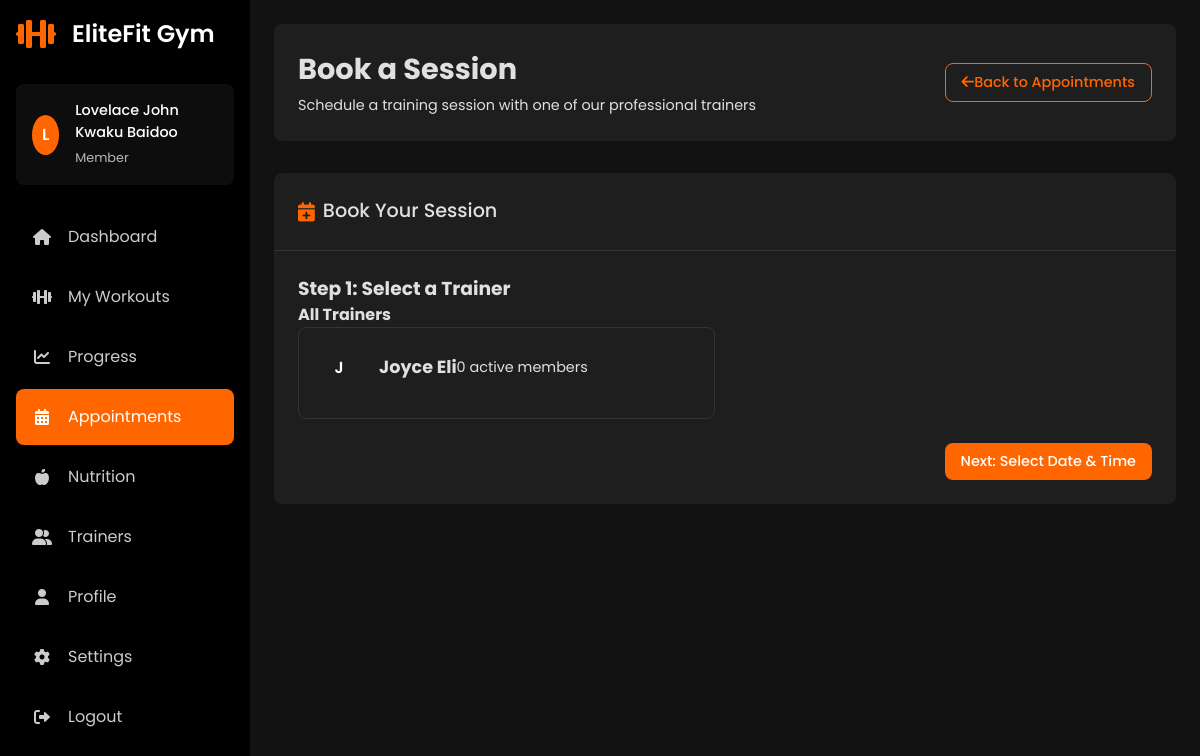
The page /Public/member/book-session.php (signed in) on the database its author committed.
### tables this page shows
CREATE TABLE IF NOT EXISTS `users` (
  `id` int NOT NULL AUTO_INCREMENT,
  `name` varchar(100) NOT NULL,
  `email` varchar(100) NOT NULL,
  `password` varchar(255) NOT NULL,
  `role` enum('Member','Trainer','Admin','EquipmentManager') NOT NULL,
  `experience_level` varchar(50) DEFAULT NULL,
  `fitness_goals` text,
  `preferred_routines` text,
  `created_at` timestamp NULL DEFAULT CURRENT_TIMESTAMP,
  `height` varchar(20) DEFAULT NULL,
  `weight` decimal(5,2) DEFAULT NULL,
  `date_of_birth` date DEFAULT NULL,
  `profile_image` varchar(255) DEFAULT NULL,
  `phone` varchar(20) DEFAULT NULL,
  `locked_until` datetime DEFAULT NULL,
  `failed_attempts` int DEFAULT '0',
  PRIMARY KEY (`id`),
  UNIQUE KEY `email` (`email`),
  KEY `idx_locked_until` (`locked_until`)
);

### Public/member/member-theme-helper.php (called while the page is built, shortened)
<?php
function getThemePreference($conn, $userId) {
  $theme = 'dark';
  try {
      $tableExists = $conn->query("SHOW TABLES LIKE 'member_settings'")->rowCount() > 0;
      if (!$tableExists) {
          $conn->exec("
              CREATE TABLE member_settings (
                  id INT AUTO_INCREMENT PRIMARY KEY,
                  user_id INT NOT NULL,
                  theme_preference VARCHAR(20) DEFAULT 'dark',
                  notification_email TINYINT(1) DEFAULT 1,
                  notification_sms TINYINT(1) DEFAULT 0,
                  show_weight_on_profile TINYINT(1) DEFAULT 0,
                  measurement_unit VARCHAR(10) DEFAULT 'metric',
                  created_at TIMESTAMP DEFAULT CURRENT_TIMESTAMP,
                  updated_at TIMESTAMP DEFAULT CURRENT_TIMESTAMP ON UPDATE CURRENT_TIMESTAMP,
                  UNIQUE KEY (user_id)
              )
          ");
          $stmt = $conn->prepare("INSERT INTO member_settings (user_id) VALUES (?)");
          $stmt->execute([$userId]);
      } else {
          $columnExists = $conn->query("SHOW COLUMNS FROM member_settings LIKE 'theme_preference'")->rowCount() > 0;
      }
      $stmt = $conn->prepare("SELECT theme_preference FROM member_settings WHERE user_id = ?");
      $stmt->execute([$userId]);
      $themeResult = $stmt->fetch(PDO::FETCH_ASSOC);
      if ($themeResult && isset($themeResult['theme_preference'])) {
          $theme = $themeResult['theme_preference'];
      }
  } catch (PDOException $e) {
  }
  return $theme;
}

### Public/member/book-session.php (the view, shortened to what this page needs)
<?php
$userId = $_SESSION['user_id'];
$userName = $_SESSION['name'];
$profileImage = $_SESSION['profile_image'] ?? '';
$conn = connectDB();
require_once 'member-theme-helper.php';
$theme = getThemePreference($conn, $userId);
$trainersQuery = "
    SELECT u.id, u.name, u.email, u.profile_image, tp.bio, tp.specialization, tp.certification,
           (SELECT COUNT(*) FROM trainer_members WHERE trainer_id = u.id) as member_count
    FROM users u
    LEFT JOIN trainer_profiles tp ON u.id = tp.user_id
    WHERE u.role = 'Trainer'
    ORDER BY u.name ASC
";
$trainerStmt = $conn->prepare($trainersQuery);
$trainerStmt->execute();
$trainers = $trainerStmt->fetchAll(PDO::FETCH_ASSOC);
?>
<!DOCTYPE html>
<html lang="en" data-theme="<?php echo $theme; ?>">
<head>
    <link rel="stylesheet" href="https://cdnjs.cloudflare.com/ajax/libs/font-awesome/6.0.0-beta3/css/all.min.css">
    <link rel="stylesheet" href="../assets/css/member-dashboard.css">
</head>
<body>
    <div class="dashboard-container">
        <div class="sidebar" id="sidebar">
            <div class="sidebar-header">
                <i class="fas fa-dumbbell fa-2x"></i>
                <h2>EliteFit Gym</h2>
            </div>
            <div class="sidebar-user">
                <div class="user-avatar">
                    <?php if (!empty($profileImage)): ?>
                        <img src="<?php echo htmlspecialchars($profileImage); ?>" alt="Profile">
                    <?php else: ?>
                        <div class="avatar-placeholder">
                            <?php echo strtoupper(substr($userName, 0, 1)); ?>
                        </div>
                    <?php endif; ?>
                </div>
                <div class="user-info">
                    <h3><?php echo htmlspecialchars($userName); ?></h3>
                    <span class="user-status">Member</span>
                </div>
            </div>
            <ul class="sidebar-menu">
                <li><a href="dashboard.php"><i class="fas fa-home"></i> <span>Dashboard</span></a></li>
                <li><a href="workouts.php"><i class="fas fa-dumbbell"></i> <span>My Workouts</span></a></li>
                <li><a href="progress.php"><i class="fas fa-chart-line"></i> <span>Progress</span></a></li>
                <li><a href="appointments.php" class="active"><i class="fas fa-calendar-alt"></i> <span>Appointments</span></a></li>
                <li><a href="nutrition.php"><i class="fas fa-apple-alt"></i> <span>Nutrition</span></a></li>
                <li><a href="trainers.php"><i class="fas fa-user-friends"></i> <span>Trainers</span></a></li>
                <li><a href="profile.php"><i class="fas fa-user"></i> <span>Profile</span></a></li>
                <li><a href="settings.php"><i class="fas fa-cog"></i> <span>Settings</span></a></li>
                <li><a href="../logout.php"><i class="fas fa-sign-out-alt"></i> <span>Logout</span></a></li>
            </ul>
        </div>
        <div class="main-content">
            <div class="header">
                <div>
                    <h1>Book a Session</h1>
                    <p>Schedule a training session with one of our professional trainers</p>
                </div>
                <div class="header-actions">
                    <a href="appointments.php" class="btn btn-outline">
                        <i class="fas fa-arrow-left"></i> Back to Appointments
                    </a>
                </div>
            </div>
            <div class="card">
                <div class="card-header">
                    <h2><i class="fas fa-calendar-plus"></i> Book Your Session</h2>
                </div>
                <div class="card-content">
                    <form action="book-session.php" method="post" id="bookingForm">
                        <div class="booking-step" id="step1">
                            <h3>Step 1: Select a Trainer</h3>
                            <h4>All Trainers</h4>
                            <div class="trainer-cards">
                                <?php foreach ($trainers as $trainer): ?>
                                    <div class="trainer-card" data-trainer-id="<?php echo $trainer['id']; ?>">
                                        <div class="trainer-header">
                                            <div class="trainer-avatar">
                                                <?php if (!empty($trainer['profile_image'])): ?>
                                                    <img src="<?php echo htmlspecialchars($trainer['profile_image']); ?>" alt="<?php echo htmlspecialchars($trainer['name']); ?>">
                                                <?php else: ?>
                                                    <div class="avatar-placeholder">
                                                        <?php echo strtoupper(substr($trainer['name'], 0, 1)); ?>
                                                    </div>
                                                <?php endif; ?>
                                            </div>
                                            <div class="trainer-info">
                                                <h3><?php echo htmlspecialchars($trainer['name']); ?></h3>
                                                <div class="trainer-meta">
                                                    <span><?php echo $trainer['member_count']; ?> active members</span>
                                                </div>
                                            </div>
                                        </div>
                                    </div>
                                <?php endforeach; ?>
                            </div>
                            <div class="form-actions">
                                <button type="button" class="btn btn-primary" id="nextToStep2" disabled>Next: Select Date & Time</button>
                            </div>
                        </div>
                    </form>
                </div>
            </div>
        </div>
    </div>
</body>
</html>

### Public/member/book-session.php (style rules this page uses)
.trainer-cards { display: grid; grid-template-columns: repeat(auto-fill, minmax(300px, 1fr)); gap: 20px; margin-bottom: 20px; }
.trainer-card { border: 1px solid var(--card-border); border-radius: var(--border-radius); padding: 15px; cursor: pointer; transition: var(--transition); }
.trainer-header { display: flex; align-items: center; margin-bottom: 10px; }
.trainer-avatar { width: 50px; height: 50px; border-radius: 50%; overflow: hidden; margin-right: 15px; }
.trainer-info h3 { margin: 0; font-size: 1.1rem; }

### rows shown on the page
users: name "J", name "Joyce Eli", member_count "0"

### other values the page prints
substr($userName, 0, 1) "L"
$userName "Lovelace John Kwaku Baidoo"
